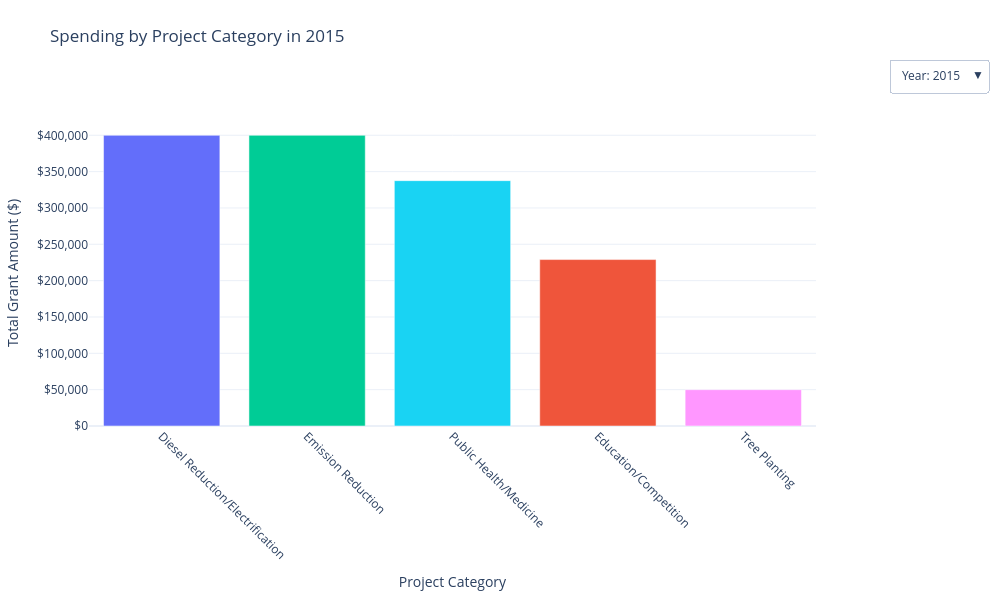

Notebook cell for this chart:
### Code cell
# TRANSFORM DATA: Handle both Category 1 and Category 2
# We stack them to ensure a project with two categories appears in both
df1 = df[['Year', 'Grant Amount', 'Project Category 1']].rename(columns={'Project Category 1': 'Category'})
df2 = df[['Year', 'Grant Amount', 'Project Category 2']].rename(columns={'Project Category 2': 'Category'})
df_combined = pd.concat([df1, df2]).dropna(subset=['Category'])

# GROUP DATA: Sum spending by Year and Category
df_grouped = df_combined.groupby(['Year', 'Category'])['Grant Amount'].sum().reset_index()

# Get the list of all years and categories
all_years = sorted(df_grouped['Year'].unique())
all_cats = sorted(df_grouped['Category'].unique())

colors_palette = px.colors.qualitative.Plotly + px.colors.qualitative.Safe
category_colors = {cat: colors_palette[i % len(colors_palette)] for i, cat in enumerate(all_cats)}

# CREATE THE FIGURE
fig = go.Figure()

# Add a separate Bar trace for each year
for year in all_years:
    # Filter for the year
    year_data = df_grouped[df_grouped['Year'] == year].copy()
    
    # --- KEY CHANGE: Remove categories with 0 or No spending in this specific year ---
    year_data = year_data[year_data['Grant Amount'] > 0]
    
    # Sort by amount descending to make the bar chart look neat
    year_data = year_data.sort_values(by='Grant Amount', ascending=False)

    # Generate colors based on the categories actually present this year
    current_bar_colors = [category_colors[cat] for cat in year_data['Category']]
    fig.add_trace(
        go.Bar(
            x=year_data['Category'],
            y=year_data['Grant Amount'],
            name=str(year),
            visible=(year == all_years[0]), # Show first year by default
            marker_color=current_bar_colors, # Assign the list of colors
            hovertemplate="Category: %{x}<br>Total: %{y:$,.0f}<extra></extra>"
        )
    )
# CREATE DROPDOWN BUTTONS
dropdown_buttons = []

for i, year in enumerate(all_years):
    # Only show the trace corresponding to the selected year
    visibility = [False] * len(all_years)
    visibility[i] = True

    dropdown_buttons.append(dict(
        label=f"Year: {year}",
        method="update",
        args=[{"visible": visibility},
            {"title": f"Spending by Project Category in {year}"}]
    ))

# UPDATE LAYOUT
fig.update_layout(
updatemenus=[dict(
        active=0,
        buttons=dropdown_buttons,
        direction="down",
        x=1.1,
        xanchor="left",
        y=1.2,
        yanchor="top",
        showactive=True
    )],
    xaxis=dict(title="Project Category", tickangle=45),
    yaxis=dict(title="Total Grant Amount ($)", tickprefix="$", tickformat=","),
    title={
        'text': f"Spending by Project Category in {all_years[0]}",
        'x': 0.05,
        'xanchor': 'left',
        'y': 0.95
        },
    template="plotly_white",
    height=600,
    width=1000,
    margin=dict(t=120) # Space for the dropdown and title
)

fig.show()

# Export for Wix/Web embedding
# html_snippet = fig.to_html(full_html=False, include_plotlyjs='cdn')
# print(html_snippet)

### Figure 1 — Plotly figure (JSON) as saved in the notebook; plotly's stock layout.template omitted (floating-point values rounded to 4 significant figures)
{"data": [{"hovertemplate": "Category: %{x}<br>Total: %{y:$,.0f}<extra></extra>", "marker": {"color": ["#636EFA", "#00CC96", "#19D3F3", "#EF553B", "#FF97FF"]}, "name": "2015", "type": "bar", "visible": true, "x": ["Diesel Reduction/Electrification", "Emission Reduction", "Public Health/Medicine", "Education/Competition", "Tree Planting"], "y": [400000, 400000, 337600, 229000, 50000]}, {"hovertemplate": "Category: %{x}<br>Total: %{y:$,.0f}<extra></extra>", "marker": {"color": ["#FF6692", "#AB63FA", "#00CC96", "#EF553B", "#FFA15A", "#636EFA"]}, "name": "2016", "type": "bar", "visible": false, "x": ["Research", "Operational Funding", "Emission Reduction", "Education/Competition", "Public Communication", "Diesel Reduction/Electrification"], "y": [717246, 450000, 230000, 82000, 75900, 24000]}, {"hovertemplate": "Category: %{x}<br>Total: %{y:$,.0f}<extra></extra>", "marker": {"color": ["#EF553B"]}, "name": "2017", "type": "bar", "visible": false, "x": ["Education/Competition"], "y": [72500]}, {"hovertemplate": "Category: %{x}<br>Total: %{y:$,.0f}<extra></extra>", "marker": {"color": ["#AB63FA", "#00CC96", "#FFA15A", "#B6E880"]}, "name": "2018", "type": "bar", "visible": false, "x": ["Operational Funding", "Emission Reduction", "Public Communication", "Software"], "y": [1854962, 300000, 300000, 45000]}, {"hovertemplate": "Category: %{x}<br>Total: %{y:$,.0f}<extra></extra>", "marker": {"color": ["#00CC96", "#19D3F3", "#AB63FA", "#FF97FF", "#FFA15A"]}, "name": "2019", "type": "bar", "visible": false, "x": ["Emission Reduction", "Public Health/Medicine", "Operational Funding", "Tree Planting", "Public Communication"], "y": [777100, 300000, 159765, 90000, 15000]}, {"hovertemplate": "Category: %{x}<br>Total: %{y:$,.0f}<extra></extra>", "marker": {"color": ["#AB63FA", "#B6E880", "#FF97FF", "#FF6692", "#EF553B", "#FFA15A", "#636EFA"]}, "name": "2020", "type": "bar", "visible": false, "x": ["Operational Funding", "Software", "Tree Planting", "Research", "Education/Competition", "Public Communication", "Diesel Reduction/Electrification"], "y": [3206101, 758725, 355555, 340554, 131495, 75000, 25000]}, {"hovertemplate": "Category: %{x}<br>Total: %{y:$,.0f}<extra></extra>", "marker": {"color": ["#AB63FA", "#FFA15A", "#FF6692"]}, "name": "2021", "type": "bar", "visible": false, "x": ["Operational Funding", "Public Communication", "Research"], "y": [578684, 400000, 79897]}, {"hovertemplate": "Category: %{x}<br>Total: %{y:$,.0f}<extra></extra>", "marker": {"color": ["#AB63FA", "#FF6692"]}, "name": "2022", "type": "bar", "visible": false, "x": ["Operational Funding", "Research"], "y": [539125, 30000]}, {"hovertemplate": "Category: %{x}<br>Total: %{y:$,.0f}<extra></extra>", "marker": {"color": ["#636EFA", "#FF97FF", "#EF553B"]}, "name": "2023", "type": "bar", "visible": false, "x": ["Diesel Reduction/Electrification", "Tree Planting", "Education/Competition"], "y": [2198339, 92000, 9000]}, {"hovertemplate": "Category: %{x}<br>Total: %{y:$,.0f}<extra></extra>", "marker": {"color": ["#00CC96", "#636EFA", "#FF97FF"]}, "name": "2024", "type": "bar", "visible": false, "x": ["Emission Reduction", "Diesel Reduction/Electrification", "Tree Planting"], "y": [2497450, 1105061, 592000]}], "layout": {"height": 600, "margin": {"t": 120}, "title": {"text": "Spending by Project Category in 2015", "x": 0.05, "xanchor": "left", "y": 0.95}, "updatemenus": [{"active": 0, "buttons": [{"args": [{"visible": [true, false, false, false, false, false, false, false, false, false]}, {"title": "Spending by Project Category in 2015"}], "label": "Year: 2015", "method": "update"}, {"args": [{"visible": [false, true, false, false, false, false, false, false, false, false]}, {"title": "Spending by Project Category in 2016"}], "label": "Year: 2016", "method": "update"}, {"args": [{"visible": [false, false, true, false, false, false, false, false, false, false]}, {"title": "Spending by Project Category in 2017"}], "label": "Year: 2017", "method": "update"}, {"args": [{"visible": [false, false, false, true, false, false, false, false, false, false]}, {"title": "Spending by Project Category in 2018"}], "label": "Year: 2018", "method": "update"}, {"args": [{"visible": [false, false, false, false, true, false, false, false, false, false]}, {"title": "Spending by Project Category in 2019"}], "label": "Year: 2019", "method": "update"}, {"args": [{"visible": [false, false, false, false, false, true, false, false, false, false]}, {"title": "Spending by Project Category in 2020"}], "label": "Year: 2020", "method": "update"}, {"args": [{"visible": [false, false, false, false, false, false, true, false, false, false]}, {"title": "Spending by Project Category in 2021"}], "label": "Year: 2021", "method": "update"}, {"args": [{"visible": [false, false, false, false, false, false, false, true, false, false]}, {"title": "Spending by Project Category in 2022"}], "label": "Year: 2022", "method": "update"}, {"args": [{"visible": [false, false, false, false, false, false, false, false, true, false]}, {"title": "Spending by Project Category in 2023"}], "label": "Year: 2023", "method": "update"}, {"args": [{"visible": [false, false, false, false, false, false, false, false, false, true]}, {"title": "Spending by Project Category in 2024"}], "label": "Year: 2024", "method": "update"}], "direction": "down", "showactive": true, "x": 1.1, "xanchor": "left", "y": 1.2, "yanchor": "top"}], "width": 1000, "xaxis": {"tickangle": 45, "title": {"text": "Project Category"}}, "yaxis": {"tickformat": ",", "tickprefix": "$", "title": {"text": "Total Grant Amount ($)"}}}}
